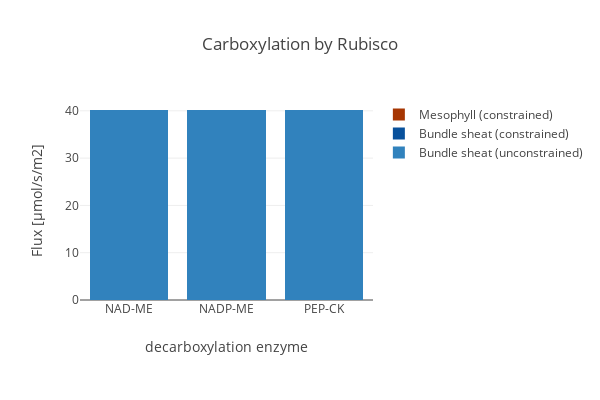

Here is the notebook cell this chart was saved with:
### Code cell
create_bar_plot_rxn(D_pfba, D_exp,
                    {'[M]_RBC_h':'Mesophyll (constrained)','[B]_RBC_h_Ex':'Bundle sheat (constrained)',
                 '[B]_RBC_h': 'Bundle sheat (unconstrained)'},
                    'Carboxylation by Rubisco',  xaxis_title,
                    stacked = True, save_fig=save_fig)

### Figure 1 — Plotly figure (JSON) as saved in the notebook; plotly's stock layout.template omitted (floating-point values rounded to 4 significant figures)
{"data": [{"marker": {"color": "rgb(49,130,189)"}, "name": "Bundle sheat (unconstrained)", "type": "bar", "uid": "51f25ea8-3925-4c30-8a6b-38a0976e16a0", "x": ["NAD-ME", "NADP-ME", "PEP-CK"], "y": [40.18, 40.18, 40.18]}, {"marker": {"color": "rgb(8,81,156)"}, "name": "Bundle sheat (constrained)", "type": "bar", "uid": "c9ca3ede-0a66-4d81-b853-e9dc522fe4a7", "x": ["NAD-ME", "NADP-ME", "PEP-CK"], "y": [0, 7.093e-15, 3.509e-15]}, {"marker": {"color": "rgb(166,54,3)"}, "name": "Mesophyll (constrained)", "type": "bar", "uid": "37445395-2eeb-4847-8a10-c21171a3a856", "x": ["NAD-ME", "NADP-ME", "PEP-CK"], "y": [3.789e-14, 0, 1.495e-15]}], "layout": {"barmode": "stack", "height": 400, "margin": {"b": 100}, "title": {"text": "Carboxylation by Rubisco"}, "width": 600, "xaxis": {"tickangle": 0, "title": {"text": "decarboxylation enzyme"}}, "yaxis": {"autorange": true, "title": {"text": "Flux [µmol/s/m2]"}}}}
